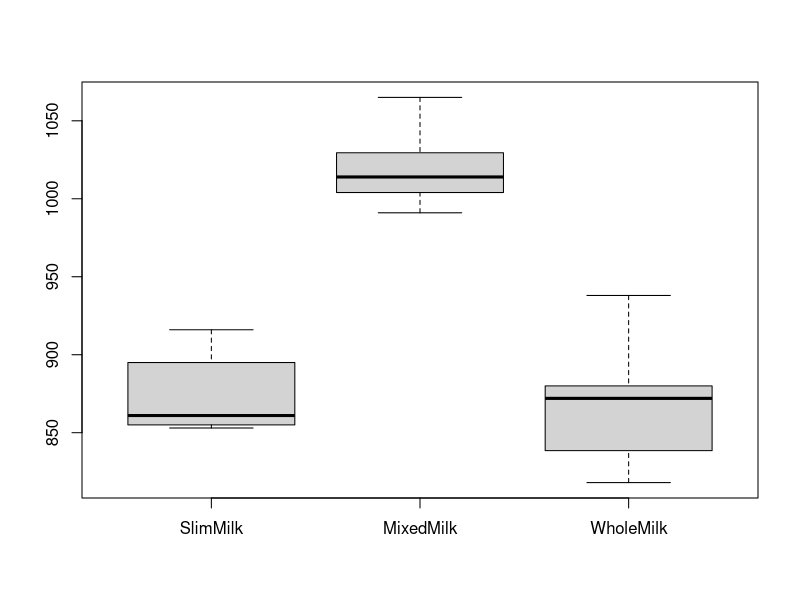
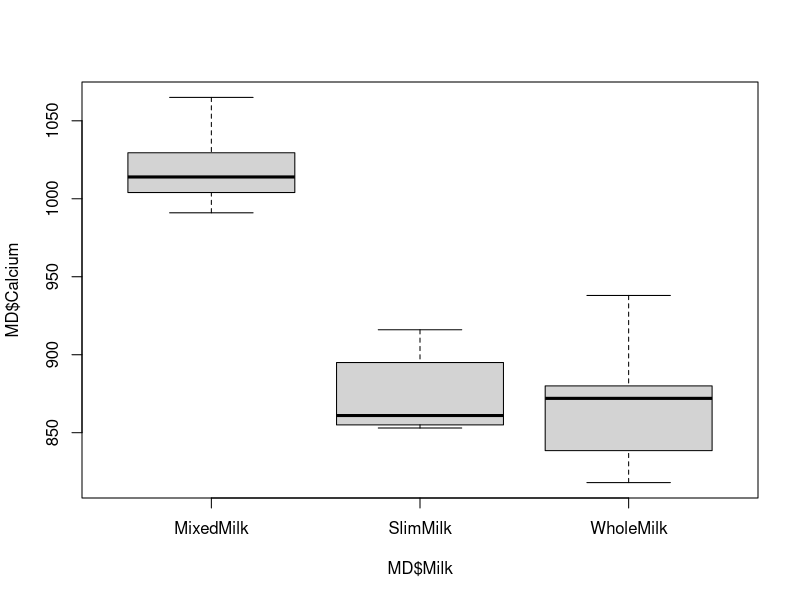
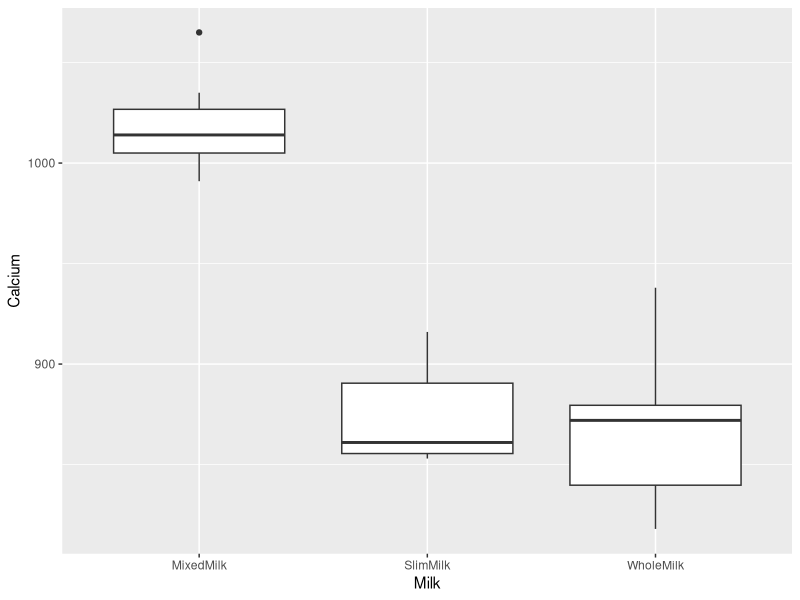
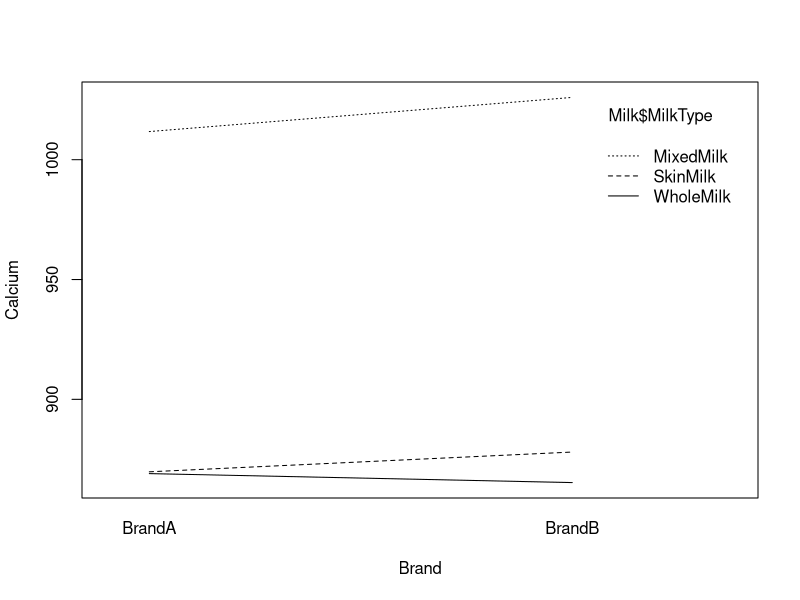
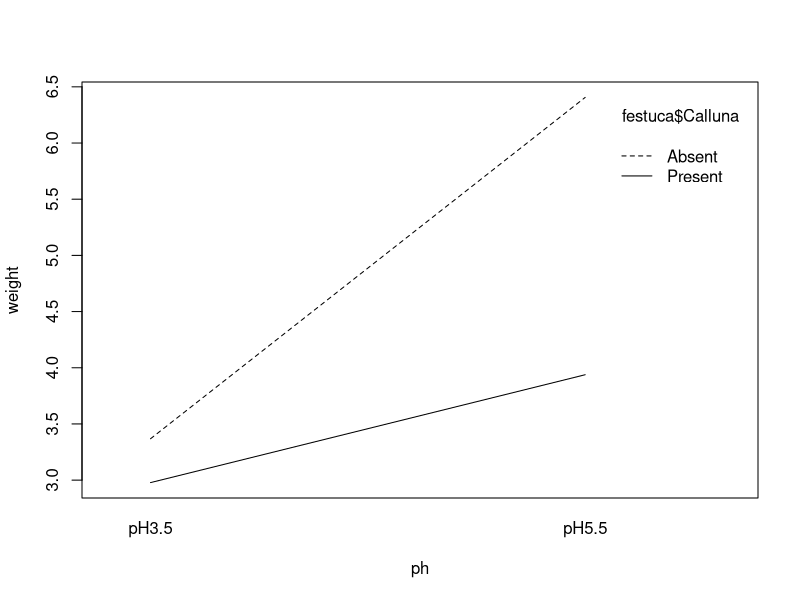
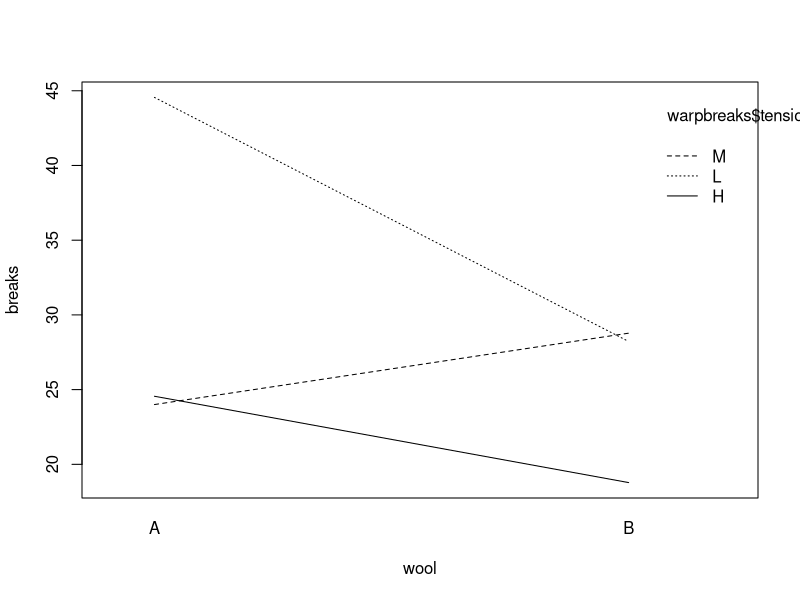
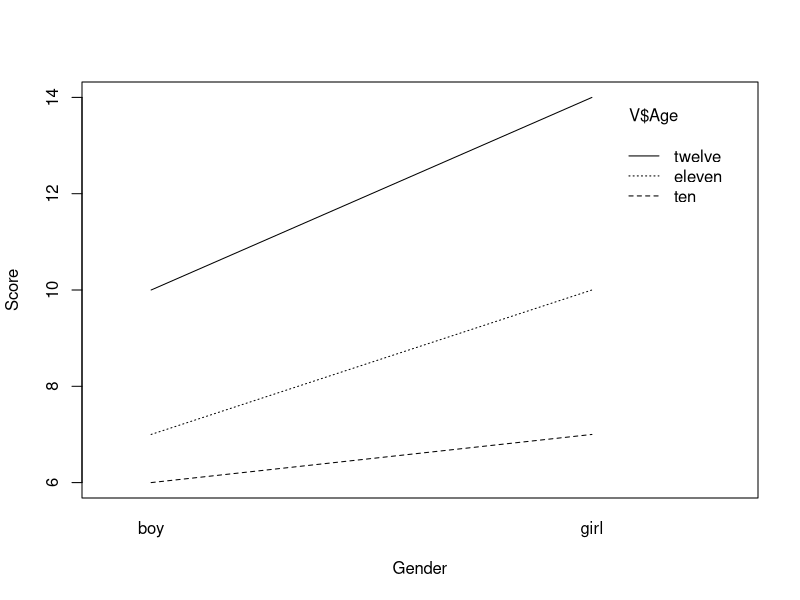

Write the R code that produced these figures, in order.
library(tidyverse)

# One Way ANOVA Example:  Review

SlimMilk<- c(857,853,865,904,916,886,854,856)
MixedMilk<-c(1006,991,1015,1035,1024,1013,1065,1002)
WholeMilk <-c(879,938,841,818,870,874,881,836)

CombindGroups <- data.frame(cbind(SlimMilk,MixedMilk,WholeMilk))
CombindGroups

# Step 3
StackedGroups <-stack(CombindGroups)
StackedGroups

# Step 4
aov(values~ind, data = StackedGroups) ->A
A
summary(A)

# Since the null hypothesis that all population means are equal has been rejected,
# lets determine what population groups have means that are significantly different.

TukeyHSD(A) # new

# We now further support our conclusion by looking at boxplots

boxplot(CombindGroups)

# Lets look at the data in a different format (We import the data from an external excel file)

read_csv("MilkData2.csv") -> MD
MD


aov(Calcium~Milk, data = MD) ->AA
AA
summary(AA)

TukeyHSD(AA)

# boxplot base R method

boxplot(MD$Calcium~MD$Milk)

# boxplot tidyverse method

ggplot(data=MD) +
  geom_boxplot(mapping = aes(x = Milk, y = Calcium))



# Two Way ANOVA

# Two Way ANOVA compares population means across categories of two explanatory variables. Each null
# hypothesis states that the population means are identical across categories of one categorical
# variable, controlling for the other one.

# Requirements to perform the the Two Way ANOVA
#     1. the populations are normal
#     2. the samples are independent
#     3. the populations have the same variance

# Hypothesis Testing for Two Way ANOVA
#   H(O): There is no interaction between the factors  H(A): There is interaction between factors
#   H(O): There is no effect of factor A   H(A): There is effect of factor A
#   H(O): There is no effect of factor B   H(B): There is effect of factor B

# We introduce another factor for the MilkData data.  The new factor is  Brand.


#                SkinMilk            MixedMilk               WholeMilk

#    BrandA     857 , 853            1006 , 991               879 , 938
#               865 , 904            1015 , 1035              841 , 818
#
#    BrandB     916 , 886            1024 , 1013              870 , 874
#               854 , 856            1065 , 1062              881 , 836

# We arrange or structure the data as follows for R input and analysis

tribble(~Brand,   ~MilkType,    ~Calcium,
          "BrandA",   "SkinMilk",   857,
          "BrandA",   "SkinMilk",   853,
          "BrandA",   "SkinMilk",   865,
          "BrandA",   "SkinMilk",   904,
          "BrandA",   "MixedMilk",  1006,
          "BrandA",   "MixedMilk",  991,
          "BrandA",   "MixedMilk",  1015,
          "BrandA",   "MixedMilk",  1035,
          "BrandA",   "WholeMilk",  879,
          "BrandA",   "WholeMilk",  938,
          "BrandA",   "WholeMilk",  841,
          "BrandA",   "WholeMilk",  818,
          "BrandB",   "SkinMilk",   916,
          "BrandB",   "SkinMilk",   886,
          "BrandB",   "SkinMilk",   854,
          "BrandB",   "SkinMilk",   856,
          "BrandB",   "MixedMilk",  1024,
          "BrandB",   "MixedMilk",  1013,
          "BrandB",   "MixedMilk",  1065,
          "BrandB",   "MixedMilk",  1002,
          "BrandB",   "WholeMilk", 870,
          "BrandB",   "WholeMilk", 874,
          "BrandB",   "WholeMilk", 881,
          "BrandB",   "WholeMilk", 836
          ) -> Milk
      Milk

      
      as.factor(Milk$Brand) -> Milk$Brand
      
      as.factor(Milk$MilkType) -> Milk$MilkType
      
      str(Milk)
    
      
      aov(Calcium ~ Brand + MilkType + Brand:MilkType, 
          data = Milk)-> aovMilk
      aovMilk
      summary(aovMilk)

      
      interaction.plot(Milk$Brand, Milk$MilkType, Milk$Calcium, xlab = "Brand",
                       ylab = "Calcium")
      
      
      
 



# Example 2

tribble(~Weight,    ~pH,   ~Calluna,
    2.76, "pH3.5", "Present",
    2.39, "pH3.5", "Present",
    3.54, "pH3.5", "Present",
    3.71, "pH3.5", "Present",
    2.49, "pH3.5", "Present",
    4.10, "pH3.5",  "Absent",
    2.72, "pH3.5",  "Absent",
    2.28, "pH3.5",  "Absent",
    4.43, "pH3.5",  "Absent",
   3.31,  "pH3.5",  "Absent",
   3.21, "pH5.5", "Present",
   4.10, "pH5.5", "Present",
   3.04, "pH5.5", "Present",
   4.13, "pH5.5", "Present",
   5.21, "pH5.5", "Present",
   5.92, "pH5.5", "Absent",
   7.31, "pH5.5",  "Absent",
   6.10, "pH5.5",  "Absent",
   5.25, "pH5.5",  "Absent",
   7.45, "pH5.5",  "Absent"
   
) ->festuca
festuca


as.factor(festuca$pH) -> festuca$pH
as.factor(festuca$Calluna) -> festuca$Calluna

str(festuca)


aov(Weight ~ pH + Calluna + pH:Calluna, 
    data = festuca)-> aovfestuca
aovfestuca
summary(aovfestuca)


interaction.plot(festuca$pH, festuca$Calluna, festuca$Weight, xlab = "ph",
ylab = "weight")


#  Example 3
warpbreaks



as.factor(warpbreaks$wool) -> warpbreaks$wool
as.factor(warpbreaks$tension) -> warpbreaks$tension

str(warpbreaks)


aov(breaks ~ wool + tension + wool:tension, data = warpbreaks) -> wp
wp

summary(wp)


interaction.plot(warpbreaks$wool, warpbreaks$tension, warpbreaks$breaks, xlab = "wool",
                 ylab = "breaks")



# Example 4
tribble( ~Gender,   ~Age,   ~Score,
         "boy",    "ten",     4,
         "boy",    "ten",     6,
         "boy",    "ten",     8,
         "girl",   "ten",     4,
         "girl",   "ten",     8,
         "girl",   "ten",     9,
         "boy",    "eleven",  6,
         "boy",    "eleven",  6,
         "boy",    "eleven",  9,
         "girl",   "eleven",  7,
         "girl",   "eleven",  10,
         "girl",   "eleven",  13,
         "boy",    "twelve",  8,
         "boy",    "twelve",  9,
         "boy",    "twelve",  13,
         "girl",   "twelve",  12,
         "girl",   "twelve",  14,
         "girl",   "twelve",  16 
      )-> V

V   

as.factor(V$Gender) -> V$Gender

as.factor(V$Age) -> V$Age
str(V)

aov(Score ~ Gender + Age + Gender:Age, data = V) ->aovV
aovV

summary(aovV)


interaction.plot(V$Gender, V$Age, V$Score, xlab = "Gender",
                 ylab = "Score")



#  Classwork

tribble(~genotype,  ~gender,  ~activity,
        "FF", "Female", 3.34,
        "FF", "Female", 4.72,
        "FF", "Female", 3.39,
        "FO", "Female", 4.05,
        "FO", "Female", 5.06,
        "FO", "Female", 3.59,
        "OO", "Female", 4.12,
        "OO", "Female", 3.58,
        "OO", "Female", 4.09,
        "FF", "Male", 2.20,
        "FF", "Male", 2.60,
        "FF", "Male", 5.26,
        "FO", "Male", 2.72,
        "FO",  "Male", 3.28,
        "FO",  "Male", 3.43,
        "OO",  "Male", 3.12,
        "OO",  "Male", 3.74,
        "OO",  "Male", 4.60
        
        ) -> ac
ac




# LOGISTIC REGRESSION  (Introduction)
#      * Used when the response variable is a binary categorical variable (1 or 0)
#      * Based on probability and odds (You will answer questions concerning probability or
#     odds)
#      * Formulas used for to process Logistic Regression
#      1) ln(P/(1 - P) =  B(0) + B(1)X(1) + B(2)X(2) + ... + B(k)X(k)
#      2) P =  (e^(B(0) + B(1)X(1) + B(2)X(2) + ... + B(k)X(k)) /
#              (1 + e^( B(0) + B(1)X(1) + B(2)X(2) + ... + B(k)X(k))

tribble(~EntranceExamScore,  ~GPA,   ~ADMIT,
            72,               3.2,       0,
            81,               3.4,       0,
            67,               2.7,       0,
            77,               2.8,       0,
            87,               3.3,       1,         
            79,               3.8,       1,
            85,               2.7,       0,
            76,               2.5,       0,
            90,               3.1,       1,
            77,               2.6,       0,
            64,               2.4,       0,
            70,               2.75,      0,
            88,               3.0,       1,
            79,               3.55,      0,
            72,               2.8,       0,
            80,               3.3,       1,
            80,               2.4,       0,
            76,               3.0,       0,
            76,               2.75,      0,
            89,               2.8,       1,
            93,               3.3,       1,
            88,               3.2,       1,
            83,               3.5,       0
        ) -> ps
ps


glm(ADMIT ~ EntranceExamScore + GPA, family = "binomial",  data = ps) -> logisticps
logisticps
    
summary(logisticps)
    
    
#   ln(P/(1 - P) = -59.1733 + .5536EntranceExamScore + 4.1010GPA  


# Example
#   Now use your model to find the probability that a student will be admitted if she has a 
#   GPA of 2.85 and an Entrance exam score of 83.

# ln(P/(1 - P) =   -59.1733 + .5536(83) + 4.1010(2.85)
# ln(P/(1 - P) = -1.53665
# e^(ln(P/(1 - P)) =e^(-1.53665)
#     P/(1 - P) = .2151005
# solve for P
#  P = .2151005(1 - P)
#  P =  .2151005 - .2151005P
#  1.2151005P = .2151005
#         P =  .2151005/ 1.2151005
#         P = .17538  (rounded to five digits)
# Hence the probability is approximately .18

# Find the odds that the student will be admitted.
# P/(1-P)  =  .18/.82 = 18/82 = 9/41 or 9 : 41 or 9 to 41

    
q()
y










